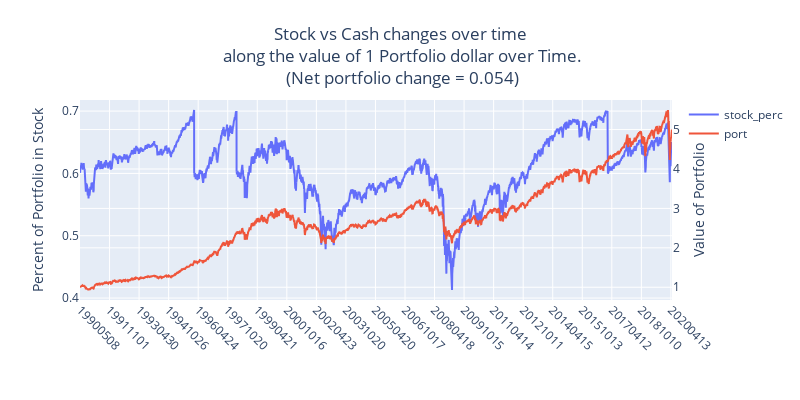

Notebook cell for this chart:
### Code cell
df_stock_perc = pd.DataFrame(
    {'dt':dft.settle_date.values[1:],'stock_perc':stock_percs,
#     'close':dft.close.values[1:]})
    'port':port_per_day})


title = f"""Stock vs Cash changes over time<br>
along the value of 1 Portfolio dollar over Time.<br>
(Net portfolio change = {annualized_port_yield})
"""

iplot(plotly_plot(
    df_in=df_stock_perc,x_column='dt',yaxis2_cols=['port'],
    plot_title=title,
    y_left_label='Percent of Portfolio in Stock',
    y_right_label='Value of Portfolio'))

### Figure 1 — Plotly figure (JSON) as saved in the notebook; plotly's stock layout.template omitted (floating-point values rounded to 4 significant figures; data arrays with more than 128 entries replaced by an {"elided": "..."} marker saying what was removed)
{"data": [{"name": "stock_perc", "type": "scatter", "x": {"elided": "7555 int values"}, "y": {"elided": "7555 float values"}, "yaxis": "y"}, {"name": "port", "type": "scatter", "x": {"elided": "7555 int values"}, "y": {"elided": "7555 float values"}, "yaxis": "y2"}], "layout": {"autosize": false, "height": 400, "margin": {"b": 100}, "title": {"text": "Stock vs Cash changes over time<br>\nalong the value of 1 Portfolio dollar over Time.<br>\n(Net portfolio change = 0.054)\n", "x": 0.5, "xanchor": "center", "y": 0.9, "yanchor": "top"}, "width": 800, "xaxis": {"tickangle": 45, "ticktext": [19900508, 19911101, 19930430, 19941026, 19960424, 19971020, 19990421, 20001016, 20020423, 20031020, 20050420, 20061017, 20080418, 20091015, 20110414, 20121011, 20140415, 20151013, 20170412, 20181010, 20200413], "tickvals": [19900508, 19911101, 19930430, 19941026, 19960424, 19971020, 19990421, 20001016, 20020423, 20031020, 20050420, 20061017, 20080418, 20091015, 20110414, 20121011, 20140415, 20151013, 20170412, 20181010, 20200413], "type": "category"}, "yaxis": {"title": {"text": "Percent of Portfolio in Stock"}}, "yaxis2": {"overlaying": "y", "side": "right", "title": {"text": "Value of Portfolio"}}}}
